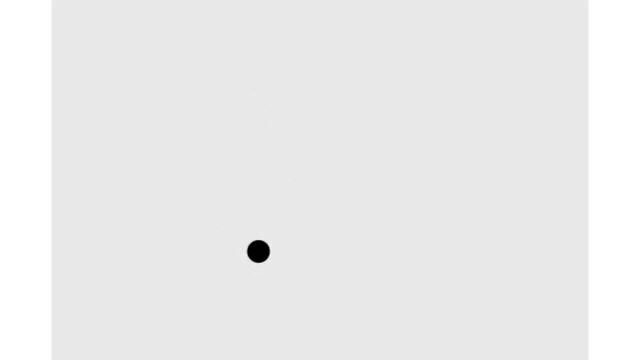
#> input picture frame 280 of randomball.avi, 640 x 360 px
$ jupyter execute Tracking_Kalman_Filter.ipynb
#> lines starting #> are read from the running program, lines starting #| are printed output that depends on the picture; after the words box and inside, x2 and y2 are one past the last pixel; in counts of white or black regions, pixels touching at a corner belong together
[cell 1]
import numpy as np
import matplotlib.pyplot as plt

class KalmanFilter(object):
    def __init__(self, dt, u_x,u_y, std_acc, x_std_meas, y_std_meas):
        """
        :param dt: sampling time (time for 1 cycle)
        :param u_x: acceleration in x-direction
        :param u_y: acceleration in y-direction
        :param std_acc: process noise magnitude
        :param x_std_meas: standard deviation of the measurement in x-direction
        :param y_std_meas: standard deviation of the measurement in y-direction
        """

        # Define sampling time
        self.dt = dt

        # Define the  control input variables
        self.u = np.matrix([[u_x],[u_y]])

        # Intial State
        self.x = np.matrix([[0], [0], [0], [0]])

        # Define the State Transition Matrix A
        self.A = np.matrix([[1, 0, self.dt, 0],
                            [0, 1, 0, self.dt],
                            [0, 0, 1, 0],
                            [0, 0, 0, 1]])

        # Define the Control Input Matrix B
        self.B = np.matrix([[(self.dt**2)/2, 0],
                            [0,(self.dt**2)/2],
                            [self.dt,0],
                            [0,self.dt]])

        # Define Measurement Mapping Matrix
        self.H = np.matrix([[1, 0, 0, 0],
                            [0, 1, 0, 0]])

        #Initial Process Noise Covariance
        self.Q = np.matrix([[(self.dt**4)/4, 0, (self.dt**3)/2, 0],
                            [0, (self.dt**4)/4, 0, (self.dt**3)/2],
                            [(self.dt**3)/2, 0, self.dt**2, 0],
                            [0, (self.dt**3)/2, 0, self.dt**2]]) * std_acc**2

        #Initial Measurement Noise Covariance
        self.R = np.matrix([[x_std_meas**2,0],
                           [0, y_std_meas**2]])

        #Initial Covariance Matrix
        self.P = np.eye(self.A.shape[1])

    def predict(self):

        # Update time state
        #x_k =Ax_(k-1) + Bu_(k-1)
        self.x = np.dot(self.A, self.x) + np.dot(self.B, self.u)

        # Calculate error covariance
        # P= A*P*A' + Q
        self.P = np.dot(np.dot(self.A, self.P), self.A.T) + self.Q
        return self.x[0:2]

    def update(self, z):

        # S = H*P*H'+R
        S = np.dot(self.H, np.dot(self.P, self.H.T)) + self.R

        # Calculate the Kalman Gain
        # K = P * H'* inv(H*P*H'+R)
        K = np.dot(np.dot(self.P, self.H.T), np.linalg.inv(S))

        self.x = np.round(self.x + np.dot(K, (z - np.dot(self.H, self.x))))

        I = np.eye(self.H.shape[1])

        # Update error covariance matrix
        self.P = (I - (K * self.H)) * self.P
        return self.x[0:2]

[cell 2]
def detect(frame, debugMode):
    # Convert frame from BGR to GRAY
    gray = cv2.cvtColor(frame, cv2.COLOR_BGR2GRAY)

    if debugMode:
        cv2.imshow('image', gray)
        cv2.waitKey(1)  # Add a small delay to display the image

    # Edge detection using Canny function
    img_edges = cv2.Canny(gray, 50, 190, 3)

    if debugMode:
        cv2.imshow('image', img_edges)
        cv2.waitKey(1)

    # Convert to black and white image
    ret, img_thresh = cv2.threshold(img_edges, 254, 255, cv2.THRESH_BINARY)

    if debugMode:
        cv2.imshow('image', img_thresh)
        cv2.waitKey(1)

    # Find contours
    contours, _ = cv2.findContours(img_thresh, cv2.RETR_EXTERNAL, cv2.CHAIN_APPROX_SIMPLE)

    # Set the accepted minimum & maximum radius of a detected object
    min_radius_thresh = 3
    max_radius_thresh = 30

    centers = []
    for c in contours:
        # ref: https://docs.opencv.org/trunk/dd/d49/tutorial_py_contour_features.html
        (x, y), radius = cv2.minEnclosingCircle(c)
        radius = int(radius)

        # Take only the valid circle(s)
        if min_radius_thresh < radius < max_radius_thresh:
            centers.append(np.array([[x], [y]]))

    return centers

[cell 3]
import cv2

[cell 4]
def main():
    # Create opencv video capture object
    VideoCap = cv2.VideoCapture('randomball.avi')

    # Variable used to control the speed of reading the video
    ControlSpeedVar = 100  # Lowest: 1 - Highest:100

    HiSpeed = 100

    # Create KalmanFilter object KF
    KF = KalmanFilter(0.1, 1, 1, 1, 0.1, 0.1)

    debugMode = 1

    while True:
        # Read frame
        ret, frame = VideoCap.read()
#> frame is the input picture: shape (360, 640, 3); min 0, max 255, mean 235.3

        # Detect object
        centers = detect(frame, debugMode)
#> in detect, `img_edges = cv2.Canny(gray, 50, 190, 3)`:
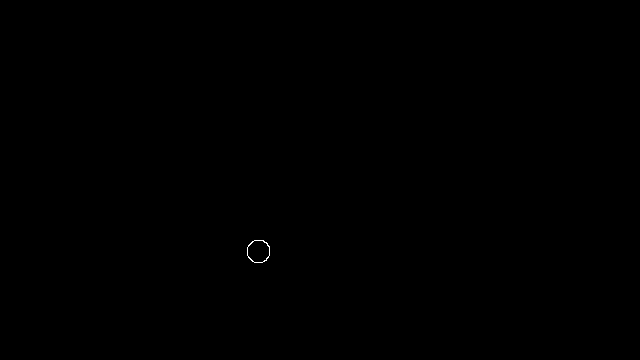
#> img_edges: shape (360, 640); 0.04% white in thin lines or dots, all inside (x1, y1, x2, y2) = (247, 240, 270, 263)
#> in detect, `contours, _ = cv2.findContours(img_thresh, cv2.RETR_EXTERNAL, cv2.CHAI..`: contours = 1 contour; box (x1, y1, x2, y2) and area: (247, 240, 270, 263) 408
#> the loop in detect, `for c in contours:` made 1 pass
#> (x, y, radius) on pass 1: (258.2, 250.9, 11)
#> after the loop in detect, `for c in contours:`: centers = [[258.2, 250.9]]
#> centers = [[258.2, 250.9]]

        # If centroids are detected then track them
        if len(centers) > 0:
            # Draw the detected circle
            cv2.circle(frame, (int(centers[0][0]), int(centers[0][1])), 10, (0, 191, 255), 2)

            # Predict
            (x, y) = KF.predict()
#> in predict, `self.x = np.dot(self.A, self.x) + np.dot(self.B, self.u)`: self.x = [[0.005], [0.005], [0.1], [0.1]]
#> in predict, `self.P = np.dot(np.dot(self.A, self.P), self.A.T) + self.Q`: self.P = [[1.01, 0, 0.101, 0], [0, 1.01, 0, 0.101], [0.101, 0, 1.01, 0], [0, 0.101, 0, 1.01]]
#> x = [[0.005]]; y = [[0.005]]
            # Draw a rectangle as the predicted object position
            cv2.rectangle(frame, (int(x) - 15, int(y) - 15), (int(x) + 15, int(y) + 15), (255, 0, 0), 2)
#> frame: shape (360, 640, 3); mean B, G, R 235.3, 235.3, 235.4

            # Update
            (x1, y1) = KF.update(centers[0])
#> in update, `S = np.dot(self.H, np.dot(self.P, self.H.T)) + self.R`: S = [[1.02, 0], [0, 1.02]]
#> in update, `K = np.dot(np.dot(self.P, self.H.T), np.linalg.inv(S))`: K = [[0.99, 0], [0, 0.99], [0.0985, 0], [0, 0.0985]]
#> in update, `self.x = np.round(self.x + np.dot(K, (z - np.dot(self.H, self.x))))`: self.x = [[256], [248], [26], [25]]
#> in update, `I = np.eye(self.H.shape[1])`: I = [[1, 0, 0, 0], [0, 1, 0, 0], [0, 0, 1, 0], [0, 0, 0, 1]]
#> in update, `self.P = (I - (K * self.H)) * self.P`: self.P = [[0.0099, 0, 0.000985, 0], [0, 0.0099, 0, 0.000985], [0.000985, 0, 1, 0], [0, 0.000985, 0, 1]]
#> x1 = [[256]]; y1 = [[248]]

            # Draw a rectangle as the estimated object position
            cv2.rectangle(frame, (int(x1) - 15, int(y1) - 15), (int(x1) + 15, int(y1) + 15), (0, 0, 255), 2)

            cv2.putText(frame, "Estimated Position", (int(x1) + 15, int(y1) + 10), 0, 0.5, (0, 0, 255), 2)
            cv2.putText(frame, "Predicted Position", (int(x) + 15, int(y)), 0, 0.5, (255, 0, 0), 2)
            cv2.putText(frame, "Measured Position", (int(centers[0][0]) + 15, int(centers[0][1]) - 15), 0, 0.5,
                        (0, 191, 255), 2)
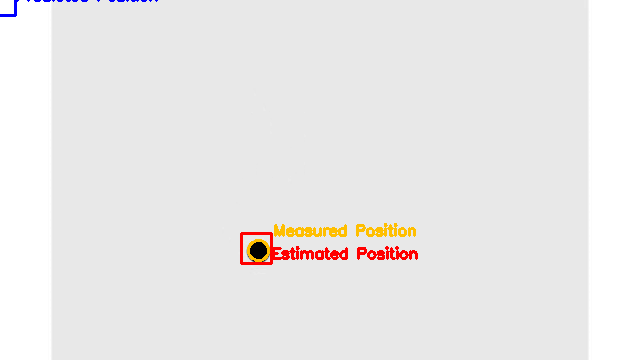
#> frame: shape (360, 640, 3); mean B, G, R 232.9, 233.6, 235.5

        cv2.imshow('image', frame)

        if cv2.waitKey(500) & 0xFF == ord('q'):
#> (key q is pressed here)
            VideoCap.release()
            cv2.destroyAllWindows()
            break

        cv2.waitKey(HiSpeed - ControlSpeedVar + 1)

if __name__ == "__main__":
    # execute main
    main()

[cell 5]
import matplotlib.pyplot as plt

[cell 6]
def main():
    VideoCap = cv2.VideoCapture('randomball.avi')

    # Variable used to control the speed of reading the video
    ControlSpeedVar = 100  # Lowest: 1 - Highest:100

    HiSpeed = 100

    # Create KalmanFilter object KF
    KF = KalmanFilter(0.1, 1, 1, 1, 0.1, 0.1)

    debugMode = 1

    measured_x = []# List to store measured positions
    measured_y=[]
    predicted_x=[]
    predicted_y = []  # List to store predicted positions

    while True:
        # Read frame
        ret, frame = VideoCap.read()

        # Detect object
        centers = detect(frame, debugMode)
#> the loop in detect (call 2), `for c in contours:` made 1 pass
#> centers = [[258.2, 250.9]]

        # If centroids are detected then track them
        if len(centers) > 0:
            # Draw the detected circle
            cv2.circle(frame, (int(centers[0][0]), int(centers[0][1])), 10, (0, 191, 255), 2)

            # Predict
            (x, y) = KF.predict()
#> x = [[0.005]]; y = [[0.005]]
            predicted_x.append(x)
            predicted_y.append(y)

            # Update
            (x1, y1) = KF.update(centers[0])
#> x1 = [[256]]; y1 = [[248]]
            measured_x.append(x1)
            measured_y.append(y1)

            # Draw a rectangle as the predicted object position
            cv2.rectangle(frame, (int(x) - 15, int(y) - 15), (int(x) + 15, int(y) + 15), (255, 0, 0), 2)

            # Draw a rectangle as the estimated object position
            cv2.rectangle(frame, (int(x1) - 15, int(y1) - 15), (int(x1) + 15, int(y1) + 15), (0, 0, 255), 2)

            cv2.putText(frame, "Estimated Position", (int(x1) + 15, int(y1) + 10), 0, 0.5, (0, 0, 255), 2)
            cv2.putText(frame, "Predicted Position", (int(x) + 15, int(y)), 0, 0.5, (255, 0, 0), 2)
            cv2.putText(frame, "Measured Position", (int(centers[0][0]) + 15, int(centers[0][1]) - 15), 0, 0.5,
                        (0, 191, 255), 2)

        cv2.imshow('image', frame)

        if cv2.waitKey(40) & 0xFF == ord('q'):
#> (key q is pressed here)
            VideoCap.release()
            cv2.destroyAllWindows()
            break

        cv2.waitKey(HiSpeed - ControlSpeedVar + 1)

    # Plot the measured and predicted positions
    plot_positions(measured_x, measured_y, predicted_x, predicted_y)

def plot_positions(measured_x, measured_y, predicted_x, predicted_y):
    # Plot measured positions in blue
    plt.figure()
    plt.scatter(measured_x, measured_y, label='Measured Positions', c='r')

    # Plot predicted positions in red
    plt.scatter(predicted_x, predicted_y, label='Predicted Positions', c='b')
    plt.tight_layout()

    # Set axis labels
    plt.xlabel('X Position')
    plt.ylabel('Y Position')

    # Set legend
    plt.legend()

    # Show the plot
    plt.show()
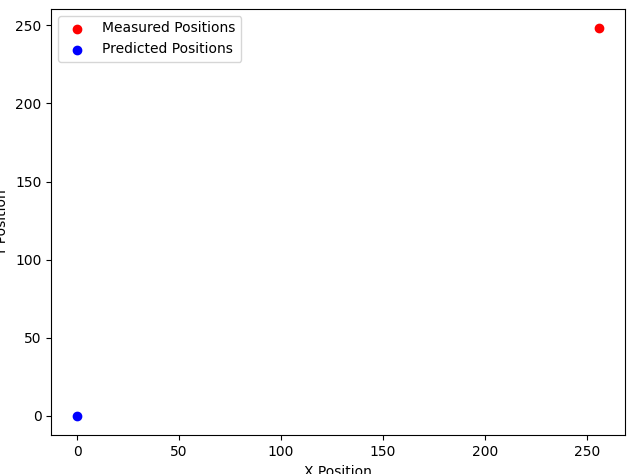
#> figure drawn by matplotlib, 1 panel


if __name__ == "__main__":
    # execute main
    main()

[cell 7]
# ...

def main():
    # Create opencv video capture object
    VideoCap = cv2.VideoCapture('randomball.avi')

    # Variable used to control the speed of reading the video
    ControlSpeedVar = 100  # Lowest: 1 - Highest:100

    HiSpeed = 100

    # Create KalmanFilter object KF
    KF = KalmanFilter(1, 1000, 1000, 1000, 0.0001, 0.0001)

    debugMode = 1

    measured_x = []# List to store measured positions
    measured_y=[]
    predicted_x=[]
    predicted_y = []  # List to store predicted positions

    while True:
        # Read frame
        ret, frame = VideoCap.read()

        # Detect object
        centers = detect(frame, debugMode)
#> centers = [[258.2, 250.9]]

        # If centroids are detected then track them
        if len(centers) > 0:
            # Draw the detected circle
            cv2.circle(frame, (int(centers[0][0]), int(centers[0][1])), 10, (0, 191, 255), 2)

            # Predict
            (x, y) = KF.predict()
#> x = [[500]]; y = [[500]]
            predicted_x.append(x)
            predicted_y.append(y)

            # Update
            (x1, y1) = KF.update(centers[0])
#> x1 = [[258]]; y1 = [[251]]
            measured_x.append(x1)
            measured_y.append(y1)

            # Draw a rectangle as the predicted object position
            cv2.rectangle(frame, (int(x) - 15, int(y) - 15), (int(x) + 15, int(y) + 15), (255, 0, 0), 2)

            # Draw a rectangle as the estimated object position
            cv2.rectangle(frame, (int(x1) - 15, int(y1) - 15), (int(x1) + 15, int(y1) + 15), (0, 0, 255), 2)

            cv2.putText(frame, "Estimated Position", (int(x1) + 15, int(y1) + 10), 0, 0.5, (0, 0, 255), 2)
            cv2.putText(frame, "Predicted Position", (int(x) + 15, int(y)), 0, 0.5, (255, 0, 0), 2)
            cv2.putText(frame, "Measured Position", (int(centers[0][0]) + 15, int(centers[0][1]) - 15), 0, 0.5,
                        (0, 191, 255), 2)

        cv2.imshow('image', frame)

        if cv2.waitKey(40) & 0xFF == ord('q'):
#> (key q is pressed here)
            VideoCap.release()
            cv2.destroyAllWindows()
            break

        cv2.waitKey(HiSpeed - ControlSpeedVar + 1)

    # Plot the measured and predicted positions
    plot_positions(measured_x, measured_y, predicted_x, predicted_y)

def plot_positions(measured_x, measured_y, predicted_x, predicted_y):
    # Plot measured positions in blue
    plt.figure()
    plt.scatter(measured_x, measured_y, label='Measured Positions', c='r')

    # Plot predicted positions in red
    plt.scatter(predicted_x, predicted_y, label='Predicted Positions', c='b')
    plt.tight_layout()

    # Set axis labels
    plt.xlabel('X Position')
    plt.ylabel('Y Position')

    # Set legend
    plt.legend()

    # Show the plot
    plt.show()


if __name__ == "__main__":
    # execute main
    main()

[cell 8]
# ...

def main():
    # Create opencv video capture object
    VideoCap = cv2.VideoCapture('randomball.avi')

    # Variable used to control the speed of reading the video
    ControlSpeedVar = 100  # Lowest: 1 - Highest:100

    HiSpeed = 100

    # Create KalmanFilter object KF
    KF = KalmanFilter(0.5, 1000, 1000, 1000, 0.0001, 0.0001)

    debugMode = 1

    measured_x = []# List to store measured positions
    measured_y=[]
    predicted_x=[]
    predicted_y = []  # List to store predicted positionsq

    while True:
        # Read frame
        ret, frame = VideoCap.read()

        # Detect object
        centers = detect(frame, debugMode)
#> centers = [[258.2, 250.9]]

        # If centroids are detected then track them
        if len(centers) > 0:
            # Draw the detected circle
            cv2.circle(frame, (int(centers[0][0]), int(centers[0][1])), 10, (0, 191, 255), 2)

            # Predict
            (x, y) = KF.predict()
#> x = [[125]]; y = [[125]]
            predicted_x.append(x)
            predicted_y.append(y)

            # Update
            (x1, y1) = KF.update(centers[0])
#> x1 = [[258]]; y1 = [[251]]
            measured_x.append(x1)
            measured_y.append(y1)

            # Draw a rectangle as the predicted object position
            cv2.rectangle(frame, (int(x) - 15, int(y) - 15), (int(x) + 15, int(y) + 15), (255, 0, 0), 2)

            # Draw a rectangle as the estimated object position
            cv2.rectangle(frame, (int(x1) - 15, int(y1) - 15), (int(x1) + 15, int(y1) + 15), (0, 0, 255), 2)

            cv2.putText(frame, "Estimated Position", (int(x1) + 15, int(y1) + 10), 0, 0.5, (0, 0, 255), 2)
            cv2.putText(frame, "Predicted Position", (int(x) + 15, int(y)), 0, 0.5, (255, 0, 0), 2)
            cv2.putText(frame, "Measured Position", (int(centers[0][0]) + 15, int(centers[0][1]) - 15), 0, 0.5,
                        (0, 191, 255), 2)
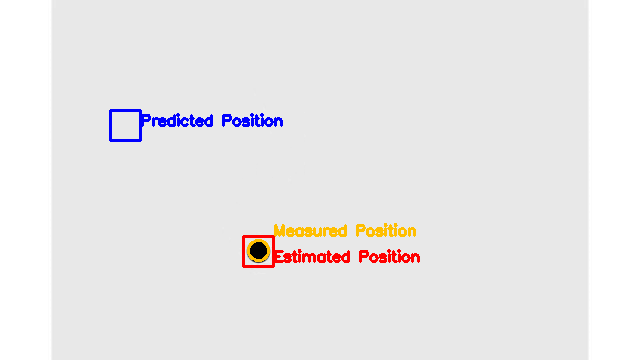
#> frame: shape (360, 640, 3); mean B, G, R 233, 232.5, 234.4

        cv2.imshow('image', frame)

        if cv2.waitKey(100) & 0xFF == ord('q'):
#> (key q is pressed here)
            VideoCap.release()
            cv2.destroyAllWindows()
            break

        cv2.waitKey(HiSpeed - ControlSpeedVar + 1)

    # Plot the measured and predicted positions
    plot_positions(measured_x, measured_y, predicted_x, predicted_y)

def plot_positions(measured_x, measured_y, predicted_x, predicted_y):
    # Plot measured positions in blue
    plt.figure()
    plt.scatter(measured_x, measured_y, label='Measured Positions', c='r')

    # Plot predicted positions in red
    plt.scatter(predicted_x, predicted_y, label='Predicted Positions', c='b')
    plt.tight_layout()

    # Set axis labels
    plt.xlabel('X Position')
    plt.ylabel('Y Position')

    # Set legend
    plt.legend()

    # Show the plot
    plt.show()
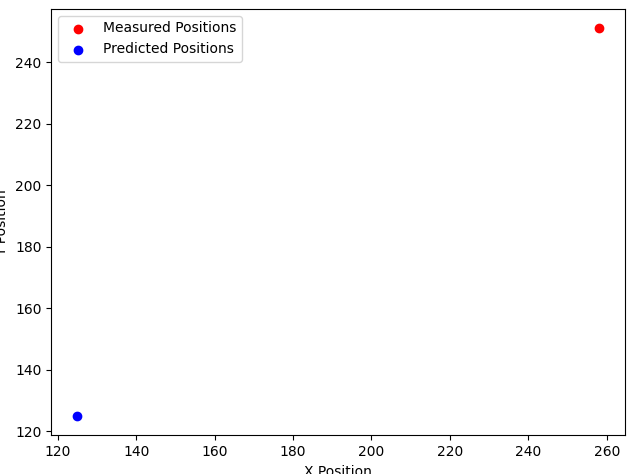
#> figure drawn by matplotlib, 1 panel


if __name__ == "__main__":
    # execute main
    main()

$ run again, starting later in the video
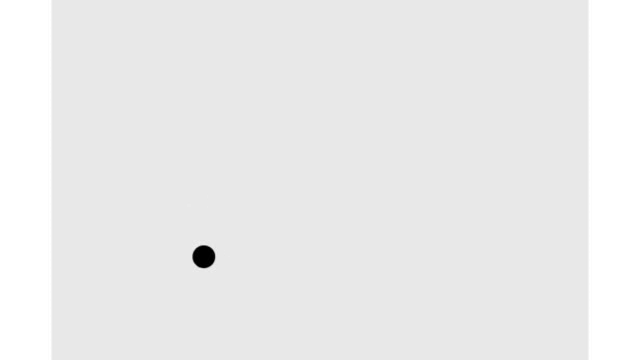
#> input picture frame 1262 of randomball.avi, 640 x 360 px
#> in main, frame is the input picture: shape (360, 640, 3); min 0, max 255, mean 235.3
#> img_edges: shape (360, 640); 0.04% white in thin lines or dots, all inside (x1, y1, x2, y2) = (192, 245, 216, 269)
#> contours = 1 contour; box (x1, y1, x2, y2) and area: (192, 245, 216, 269) 413
#> the loop in detect, `for c in contours:` made 1 pass
#> (x, y, radius) on pass 1: (203.5, 256.3, 11)
#> after the loop in detect, `for c in contours:`: centers = [[203.5, 256.3]]
#> in predict, `self.x = np.dot(self.A, self.x) + np.dot(self.B, self.u)`: self.x = [[0.005], [0.005], [0.1], [0.1]]
#> in predict, `self.P = np.dot(np.dot(self.A, self.P), self.A.T) + self.Q`: self.P = [[1.01, 0, 0.101, 0], [0, 1.01, 0, 0.101], [0.101, 0, 1.01, 0], [0, 0.101, 0, 1.01]]
#> in main, `(x, y) = KF.predict()`: x = [[0.005]]
#> S = [[1.02, 0], [0, 1.02]]
#> K = [[0.99, 0], [0, 0.99], [0.0985, 0], [0, 0.0985]]
#> in update, `self.x = np.round(self.x + np.dot(K, (z - np.dot(self.H, self.x))))`: self.x = [[201], [254], [20], [25]]
#> I = [[1, 0, 0, 0], [0, 1, 0, 0], [0, 0, 1, 0], [0, 0, 0, 1]]
#> in update, `self.P = (I - (K * self.H)) * self.P`: self.P = [[0.0099, 0, 0.000985, 0], [0, 0.0099, 0, 0.000985], [0.000985, 0, 1, 0], [0, 0.000985, 0, 1]]
#> in main, `(x1, y1) = KF.update(centers[0])`: x1 = [[201]]; y1 = [[254]]
#> in main, `cv2.putText(frame, "Measured Position", (int(centers[0][0]) + 15, int(..`:
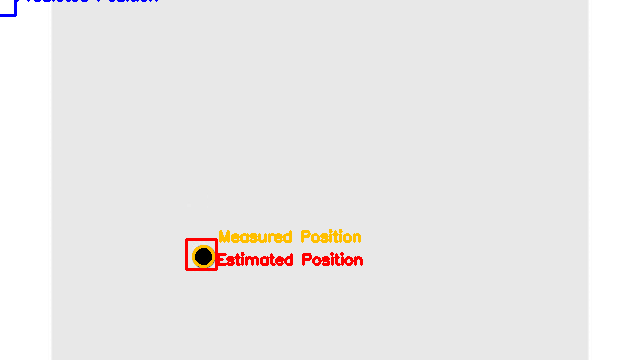
#> frame: shape (360, 640, 3); mean B, G, R 232.9, 233.6, 235.5
#> the loop in detect (call 2), `for c in contours:` made 1 pass
#> in main, `centers = detect(frame, debugMode)`: centers = [[203.5, 256.3]]
#> in main, `(x, y) = KF.predict()`: x = [[0.005]]
#> in main, `(x1, y1) = KF.update(centers[0])`: x1 = [[201]]; y1 = [[254]]
#> in main, `centers = detect(frame, debugMode)`: centers = [[203.5, 256.3]]
#> in main, `(x, y) = KF.predict()`: x = [[500]]
#> in main, `(x1, y1) = KF.update(centers[0])`: x1 = [[203]]; y1 = [[256]]
#> in main, `centers = detect(frame, debugMode)`: centers = [[203.5, 256.3]]
#> in main, `(x, y) = KF.predict()`: x = [[125]]
#> in main, `(x1, y1) = KF.update(centers[0])`: x1 = [[203]]; y1 = [[256]]
#> in plot_positions, `plt.show()`:
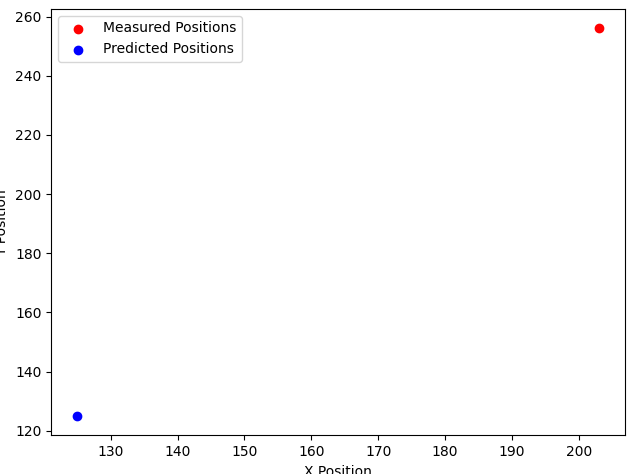
#> figure drawn by matplotlib, 1 panel
